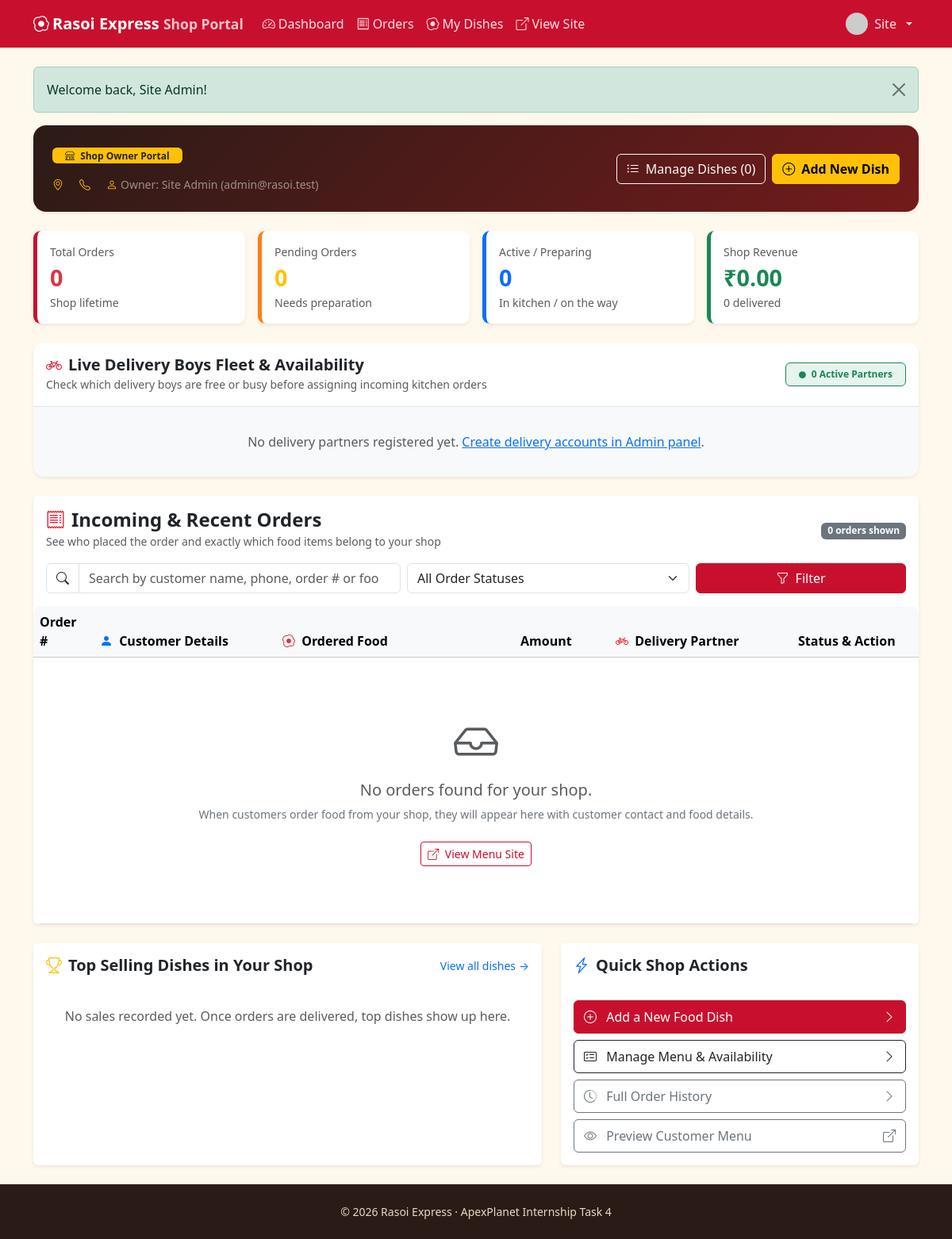
The page /shop/index.php (signed in) on the database as committed earlier.
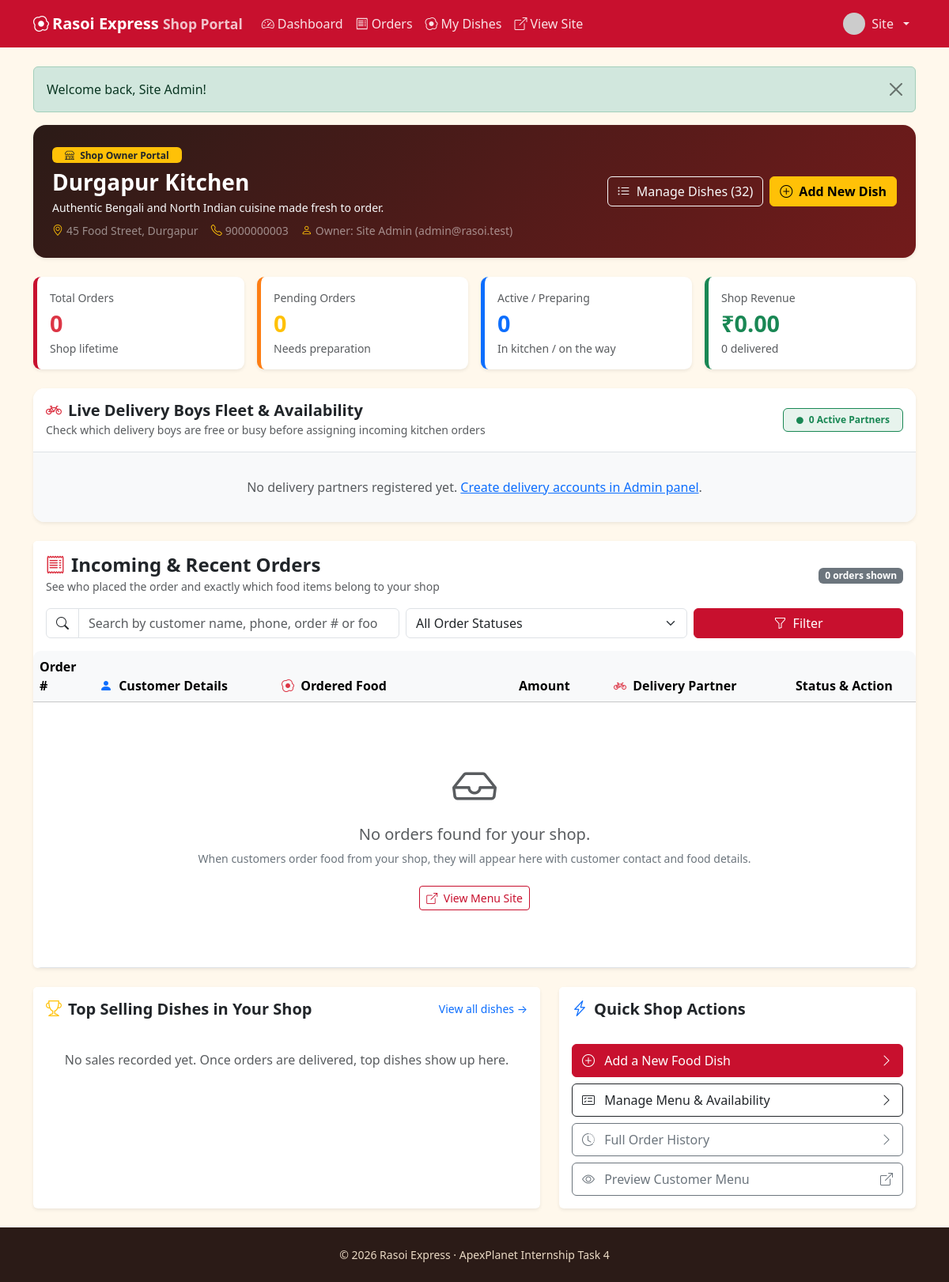
The same page on the database as committed later.
### tables this page shows
CREATE TABLE shops (
  id INT UNSIGNED AUTO_INCREMENT PRIMARY KEY,
  name VARCHAR(100) NOT NULL,
  description TEXT,
  address VARCHAR(255) NOT NULL,
  phone VARCHAR(15) NOT NULL,
  owner_id INT UNSIGNED NOT NULL,
  created_at TIMESTAMP DEFAULT CURRENT_TIMESTAMP,
  CONSTRAINT fk_shops_owner FOREIGN KEY (owner_id) REFERENCES users(id) ON DELETE CASCADE,
  INDEX idx_shops_owner (owner_id)
);

### includes/auth.php (called while the page is built, shortened)
<?php
require_once __DIR__ . '/db.php';
function e($v): string { return htmlspecialchars((string)$v, ENT_QUOTES, 'UTF-8'); }
function url(string $p = ''): string { return BASE_URL . '/' . ltrim($p, '/'); }
function current_user(): ?array {
    static $u = false;
    if ($u === false) {
        $u = null;
        if (!empty($_SESSION['uid'])) {
            $s = db()->prepare('SELECT id,name,email,phone,address,role,status,avatar FROM users WHERE id=?');
            $s->execute([$_SESSION['uid']]);
            $u = $s->fetch() ?: null;
        }
    }
    return $u;
}
function require_login(): array {
    $u = current_user();
    return $u;
}
function require_shop_owner(): array {
    $u = require_login();
    return $u;
}
function owner_shop(int $uid): ?array {
    $s = db()->prepare('SELECT * FROM shops WHERE owner_id=?');
    $s->execute([$uid]);
    $shop = $s->fetch();
    if (!$shop) {
        $u = current_user();
        if ($u && $u['role'] === 'admin') {
            $first = db()->query('SELECT * FROM shops ORDER BY id ASC LIMIT 1')->fetch();
            if ($first) return $first;
        }
        return null;
    }
    return $shop;
}

### includes/db.php (called while the page is built, shortened)
<?php
function db(): PDO {
    static $pdo = null;
    if ($pdo === null) {
        try {
            $pdo = new PDO('mysql:host=' . DB_HOST . ';dbname=' . DB_NAME . ';charset=utf8mb4', DB_USER, DB_PASS, [
                PDO::ATTR_ERRMODE => PDO::ERRMODE_EXCEPTION,
                PDO::ATTR_DEFAULT_FETCH_MODE => PDO::FETCH_ASSOC,
                PDO::ATTR_EMULATE_PREPARES => false,
            ]);
        } catch (PDOException $e) {
            error_log($e->getMessage());
            http_response_code(500);
            ?>
            <!DOCTYPE html>
            <html lang="en">
            <head>
            <meta charset="UTF-8">
            <meta name="viewport" content="width=device-width, initial-scale=1">
            <title>Database Offline | Rasoi Express</title>
            <link href="https://cdn.jsdelivr.net/npm/bootstrap@5.3.3/dist/css/bootstrap.min.css" rel="stylesheet">
            <link href="https://cdn.jsdelivr.net/npm/bootstrap-icons@1.11.3/font/bootstrap-icons.min.css" rel="stylesheet">
            <style>
              body { background: #f8f9fa; font-family: system-ui, -apple-system, sans-serif; display: flex; align-items: center; justify-content: center; min-height: 100vh; padding: 20px; }
              .card { max-width: 580px; width: 100%; border: 0; box-shadow: 0 10px 30px rgba(0,0,0,0.08); border-radius: 16px; }
              .icon-box { width: 64px; height: 64px; border-radius: 50%; background: #fee2e2; color: #dc2626; display: flex; align-items: center; justify-content: center; font-size: 2rem; margin: 0 auto 1.25rem; }
            </style>
            <meta http-equiv="refresh" content="5">
            </head>
            <body>
            <div class="card p-4 p-md-5 text-center">
              <div class="icon-box"><i class="bi bi-database-gear"></i></div>
              <h3 class="fw-bold mb-2">Starting Database Server&hellip;</h3>
              <p class="text-muted mb-3">MariaDB is being launched automatically. This page will refresh in a few seconds.</p>
              <div class="d-flex justify-content-center mb-4">
                <div class="spinner-border text-danger" role="status"><span class="visually-hidden">Loading...</span></div>
              </div>
              <div class="d-grid gap-2">
                <button onclick="location.reload()" class="btn btn-danger py-2 fw-semibold"><i class="bi bi-arrow-clockwise me-1"></i> Refresh Now</button>
              </div>
              <details class="text-start mt-3 small text-muted">
                <summary class="cursor-pointer">Technical error details</summary>
                <pre class="bg-light p-2 rounded mt-2 text-danger mb-0" style="font-size: 0.78rem; overflow-x: auto;"><?= htmlspecialchars($e->getMessage(), ENT_QUOTES, 'UTF-8') ?></pre>
                <div class="mt-2">
                  <strong>Manual fix:</strong> Double-click <code>start-database.bat</code> or <code>run.bat</code> in your project folder.
                </div>
              </details>
            </div>
            </body>
            </html>
            <?php
            exit;
        }
    }
    return $pdo;
}

### shop/index.php (the view, shortened to what the changed rows need)
<?php
require_once __DIR__ . '/../includes/auth.php';
$me = require_shop_owner();
$pdo = db();
$shop = owner_shop($me['id']);
if (!$shop) {
    $pdo->prepare('INSERT INTO shops (name, description, address, phone, owner_id) VALUES (?, ?, ?, ?, ?)')
        ->execute([$me['name'] . "'s Kitchen", 'Freshly prepared meals and delicacies.', $me['address'] ?: 'Main Market, Durgapur', $me['phone'] ?: '9000000003', $me['id']]);
    $shop = owner_shop($me['id']);
}
$dishCountStmt = $pdo->prepare('SELECT COUNT(*) FROM foods WHERE shop_id = ?');
$dishCountStmt->execute([$shop['id']]);
$totalDishes = (int)$dishCountStmt->fetchColumn();
require __DIR__ . '/../includes/header.php';
?>
<div class="card border-0 shadow-sm mb-4" style="background: linear-gradient(135deg, #2b1b17 0%, #731b1b 100%); color: #fff; border-radius: 1rem;">
  <div class="card-body p-4 d-flex flex-wrap align-items-center justify-content-between gap-3">
    <div>
      <div class="badge bg-warning text-dark mb-2 px-3 py-1"><i class="bi bi-shop me-1"></i> Shop Owner Portal</div>
      <h2 class="h3 fw-bold mb-1"><?= e($shop['name']) ?></h2>
      <p class="mb-1 text-light opacity-90 small"><?= e($shop['description']) ?></p>
      <div class="d-flex flex-wrap gap-3 small text-white-50 mt-2">
        <span><i class="bi bi-geo-alt text-warning me-1"></i><?= e($shop['address']) ?></span>
        <span><i class="bi bi-telephone text-warning me-1"></i><?= e($shop['phone']) ?></span>
        <span><i class="bi bi-person text-warning me-1"></i>Owner: <?= e($me['name']) ?> (<?= e($me['email']) ?>)</span>
      </div>
    </div>
    <div class="d-flex gap-2">
      <a href="<?= url('shop/foods.php') ?>" class="btn btn-outline-light"><i class="bi bi-list-ul me-1"></i> Manage Dishes (<?= $totalDishes ?>)</a>
      <a href="<?= url('shop/food_form.php') ?>" class="btn btn-warning fw-semibold"><i class="bi bi-plus-circle me-1"></i> Add New Dish</a>
    </div>
  </div>
</div>
<div class="card border-0 shadow-sm mb-4" id="ordersTable">
  <div class="table-responsive">
    <table class="table align-middle mb-0 table-hover">
      <thead class="table-light">
        <tr>
          <th style="width: 100px;">Order #</th>
          <th style="min-width: 230px;"><i class="bi bi-person-fill text-primary me-1"></i> Customer Details</th>
          <th style="min-width: 300px;"><i class="bi bi-egg-fried text-danger me-1"></i> Ordered Food</th>
          <th style="min-width: 120px;">Amount</th>
          <th style="min-width: 230px;"><i class="bi bi-bicycle text-danger me-1"></i> Delivery Partner</th>
          <th style="min-width: 160px;">Status &amp; Action</th>
        </tr>
      </thead>
    </table>
  </div>
</div>
<?php require __DIR__ . '/../includes/footer.php'; ?>

Rows that differ between the two databases and show on the page:
added shops: name "Durgapur Kitchen", description "Authentic Bengali and North Indian cuisine made fresh to order.", address "45 Food Street, Durgapur", phone "9000000003"
Other text that changed with them:
$totalDishes: "0" → "32"
